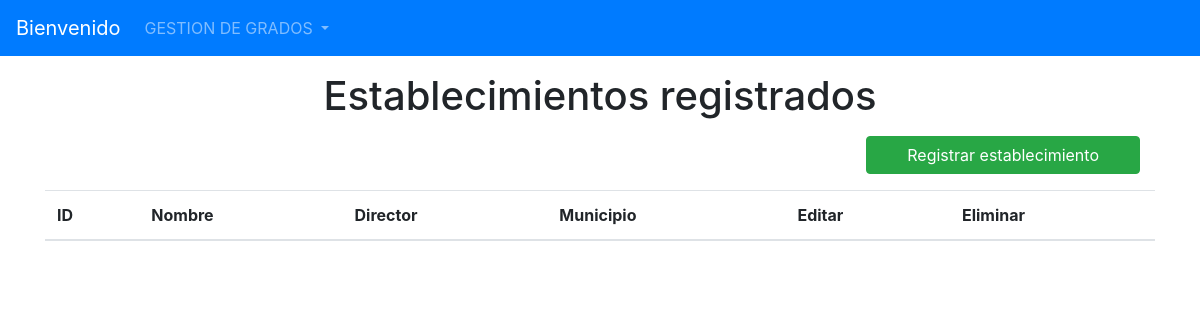
Before: /listarEstablecimientos/ with the older database file.
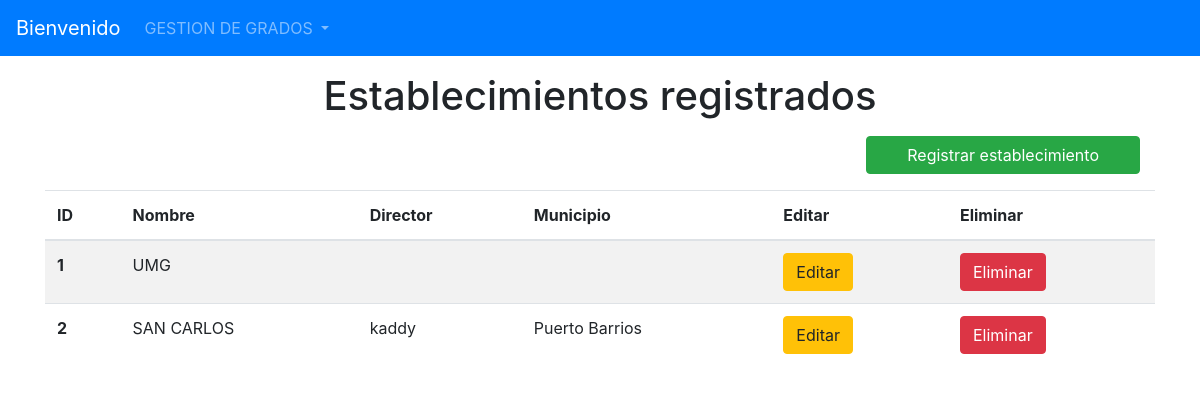
After: the same page with the newer database file.
### Models/Establecimiento/models.py (models this page shows, shortened)
class Establecimiento(models.Model):
    id_esta = models.AutoField(primary_key=True)
    Nombre = models.CharField(max_length=50)
    director_id_direct = models.ForeignKey(Director, on_delete=models.CASCADE)
    municipio_id_muni= models.ForeignKey(Municipio, on_delete=models.CASCADE)

### Models/Director/models.py (models this page shows)
class Director(models.Model):
    id_direct = models.AutoField(primary_key=True)
    Nombre = models.CharField(max_length=50)
    Direccion = models.CharField(max_length=30)
    Correo = models.CharField(max_length=30)
    def __str__(self):
        return self.Nombre

### Models/Municipio/models.py (models this page shows)
class Municipio(models.Model):
    id_muni = models.AutoField(primary_key=True)
    Nombre = models.CharField(max_length=30)
    departamento_id_depa= models.ForeignKey(Departamento, on_delete=models.CASCADE)
    def __str__(self):
        return self.Nombre

### Models/Establecimiento/views.py (the view)
# urls.py: path('listarEstablecimientos/', FormularioEstablecimientoView.listar_establecimientos, name='listarEstablecimientos'),
    def listar_establecimientos(request):
        establecimientos = Establecimiento.objects.all()
        return render(request, "ListaEstablecimientos.html", {"establecimientos": establecimientos})

### Templates/ListaEstablecimientos.html (shortened to what this page needs)
{% extends 'index.html' %}
{% block content %}
    <h1 align="center">Establecimientos registrados</h1>
    <div class="row col-12 justify-content-end mb-2 pr-0">
        <a class="btn btn-success col-md-3" href="{% url 'registrarEstablecimiento' %}">Registrar establecimiento</a>
    </div>
    <table class="table table-striped">
        <thead>
        <tr>
            <th scope="col">ID</th>
            <th scope="col">Nombre</th>
            <th scope="col">Director</th>
            <th scope="col">Municipio</th>
            <th scope="col">Editar</th>
            <th scope="col">Eliminar</th>
        </tr>
        </thead>
        <tbody>
        {% for establecimiento in establecimientos %}
            <tr>
            <th scope="row">{{ establecimiento.id_esta }}</th>
            <td>{{ establecimiento.Nombre }}</td>
            <td>{{ establecimiento.director_id_direct }}</td>
            <td>{{ establecimiento.municipio_id_muni }}</td>
            <td>
                <a href="{% url 'MODIFICARE' establecimiento.pk %}" class="btn btn-warning btn-icon-split">
                    <span class="text">Editar</span>
                </a>
            </td>
            <td>
              <a href="{% url 'ELIMINARE' establecimiento.pk %}" class="btn btn-danger btn-icon-split">
                    <span class="text">Eliminar</span>
                </a>
            </td>
        {% endfor %}
        </tbody>
    </table>
{% endblock %}

Changed rows visible on the page:
added Establecimiento: id_esta "1", Nombre "UMG"
added Establecimiento: id_esta "2", Nombre "SAN CARLOS", director_id_direct "kaddy", municipio_id_muni "Puerto Barrios"
